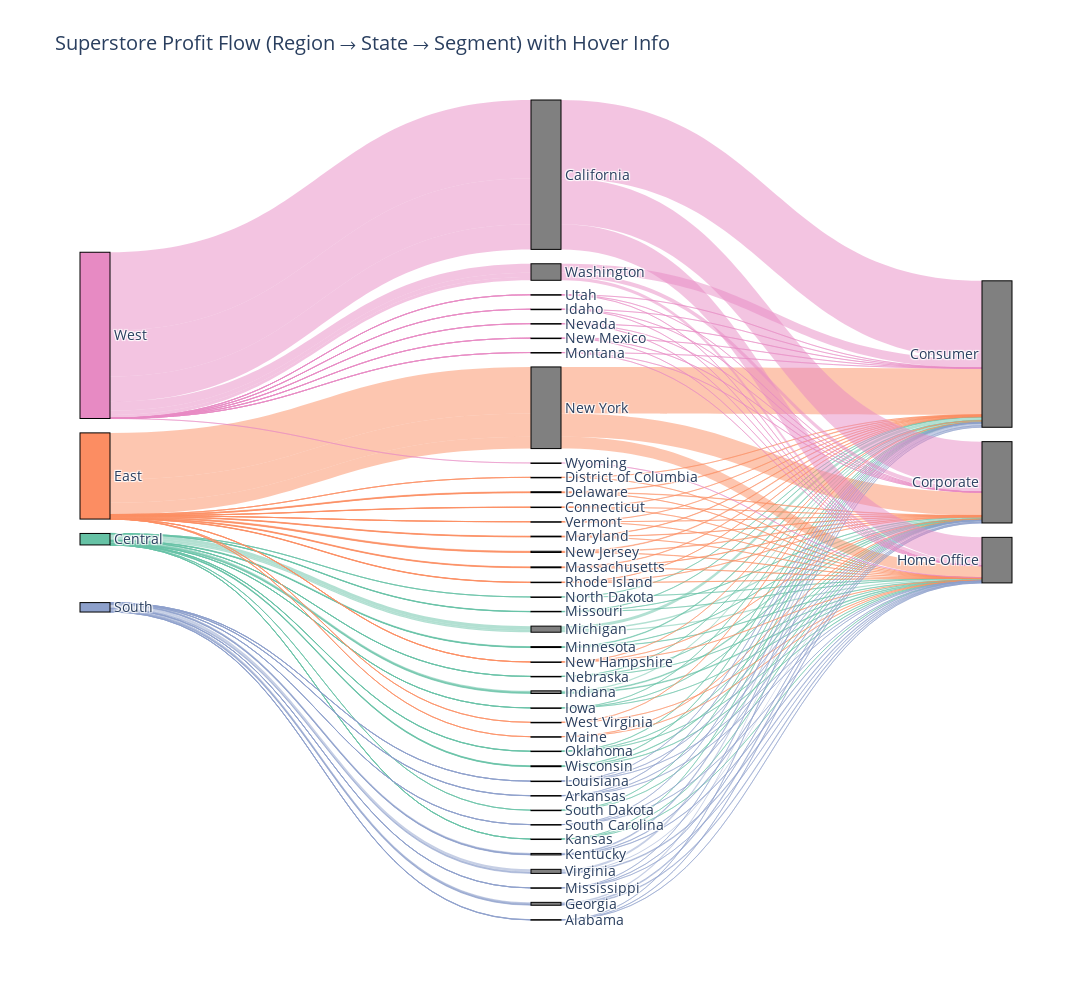

Notebook source saved alongside this figure:
### Code cell
import pandas as pd
import plotly.graph_objects as go
import plotly.colors as pc

# Group by Region → State → Segment and sum Profit
grouped = ss.groupby(["Region", "State", "Segment"])["Profit"].sum().reset_index()

# Get unique labels (Region, State, Segment)
all_labels = pd.concat([grouped["Region"], grouped["State"], grouped["Segment"]]).unique()
label_dict = {label: i for i, label in enumerate(all_labels)}

# Map labels to indices
grouped["region_idx"] = grouped["Region"].map(label_dict)
grouped["state_idx"] = grouped["State"].map(label_dict)
grouped["segment_idx"] = grouped["Segment"].map(label_dict)

# Assign distinct colors to each region
unique_regions = grouped["Region"].unique()
region_colors = pc.qualitative.Set2[:len(unique_regions)]
region_color_dict = {region: region_colors[i] for i, region in enumerate(unique_regions)}

# Assign node colors (regions color-coded)
node_colors = [region_color_dict.get(label, "gray") for label in label_dict.keys()]

# Convert RGB to RGBA (for link transparency)
def rgb_to_rgba(rgb_str, alpha=0.5):
    rgb_values = rgb_str[rgb_str.find("(")+1:rgb_str.find(")")].split(",")
    return f"rgba({rgb_values[0]},{rgb_values[1]},{rgb_values[2]},{alpha})"

# Assign link colors based on Region colors
link_colors = [rgb_to_rgba(region_color_dict[region], alpha=0.5) for region in grouped["Region"]] * 2

# Create `customdata` for both Region → State and State → Segment edges
customdata_links = (
    grouped[["Region", "State", "Profit"]].values.tolist() +
    grouped[["State", "Segment", "Profit"]].values.tolist()
)

# Create Sankey diagram
fig = go.Figure(data=[go.Sankey(
    node=dict(
        pad=20,
        thickness=30,
        line=dict(color="black", width=1),
        label=list(label_dict.keys()),
        color=node_colors
    ),
    link=dict(
        source=grouped["region_idx"].tolist() + grouped["state_idx"].tolist(),
        target=grouped["state_idx"].tolist() + grouped["segment_idx"].tolist(),
        value=grouped["Profit"].tolist() + grouped["Profit"].tolist(),
        color=link_colors,  # Use same colors for both layers
        customdata=customdata_links,
        hovertemplate=(
            "Source: %{customdata[0]}<br>"
            "Target: %{customdata[1]}<br>"
            "Profit: $%{customdata[2]:,.2f}<extra></extra>"
        )
    )
)])

# Update layout
fig.update_layout(
    title_text="Superstore Profit Flow (Region → State → Segment) with Hover Info",
    font_size=14,
    width=1200,
    height=1000,
)

fig.show()

### Figure 1 — Plotly figure (JSON) as saved in the notebook; plotly's stock layout.template omitted (floating-point values rounded to 4 significant figures; data arrays with more than 128 entries replaced by an {"elided": "..."} marker saying what was removed)
{"data": [{"link": {"color": {"elided": "280 str values"}, "customdata": {"elided": "280x3 mixed values"}, "hovertemplate": "Source: %{customdata[0]}<br>Target: %{customdata[1]}<br>Profit: $%{customdata[2]:,.2f}<extra></extra>", "source": {"elided": "280 int values"}, "target": {"elided": "280 int values"}, "value": {"elided": "280 float values"}}, "node": {"color": ["rgb(102,194,165)", "rgb(252,141,98)", "rgb(141,160,203)", "rgb(231,138,195)", "gray", "gray", "gray", "gray", "gray", "gray", "gray", "gray", "gray", "gray", "gray", "gray", "gray", "gray", "gray", "gray", "gray", "gray", "gray", "gray", "gray", "gray", "gray", "gray", "gray", "gray", "gray", "gray", "gray", "gray", "gray", "gray", "gray", "gray", "gray", "gray", "gray", "gray", "gray", "gray", "gray", "gray", "gray", "gray", "gray", "gray", "gray", "gray", "gray", "gray", "gray", "gray"], "label": ["Central", "East", "South", "West", "Illinois", "Indiana", "Iowa", "Kansas", "Michigan", "Minnesota", "Missouri", "Nebraska", "North Dakota", "Oklahoma", "South Dakota", "Texas", "Wisconsin", "Connecticut", "Delaware", "District of Columbia", "Maine", "Maryland", "Massachusetts", "New Hampshire", "New Jersey", "New York", "Ohio", "Pennsylvania", "Rhode Island", "Vermont", "West Virginia", "Alabama", "Arkansas", "Florida", "Georgia", "Kentucky", "Louisiana", "Mississippi", "North Carolina", "South Carolina", "Tennessee", "Virginia", "Arizona", "California", "Colorado", "Idaho", "Montana", "Nevada", "New Mexico", "Oregon", "Utah", "Washington", "Wyoming", "Consumer", "Corporate", "Home Office"], "line": {"color": "black", "width": 1}, "pad": 20, "thickness": 30}, "type": "sankey"}], "layout": {"font": {"size": 14}, "height": 1000, "title": {"text": "Superstore Profit Flow (Region → State → Segment) with Hover Info"}, "width": 1200}}
